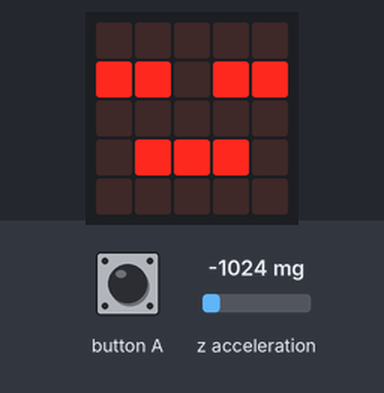
The program below on a simulated BBC micro:bit running MicroPython. On the bench: the board's 5×5 LED display. The test bench sets the inputs (shaded band); at power-on: z acceleration -1024 mg.

Above: at 1.2 s.
1.3 s: z acceleration set to -922 mg
2.8 s: z acceleration set to -880 mg
At 2.85 s:
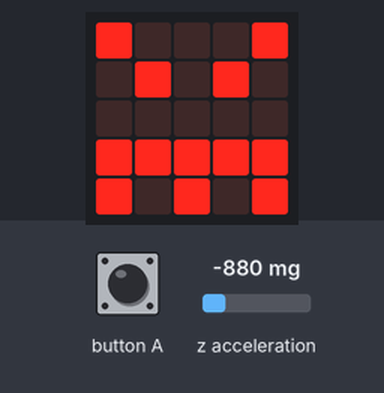
4.5 s: z acceleration set to -1440 mg
At 6.2 s:
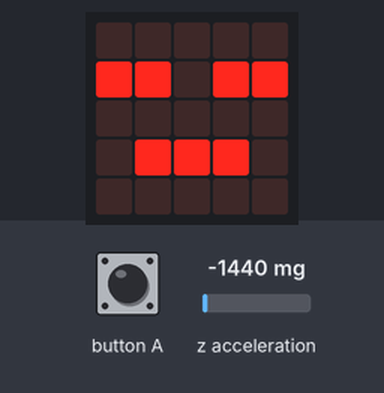
Timing chart, 0 to 7.7 s (numbered marks = the images above; inputs shaded):
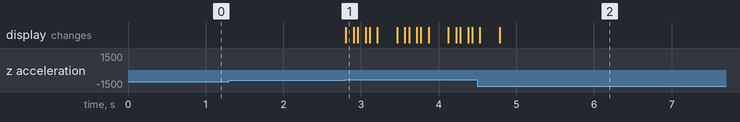

Measured:
- the behaviour switches between -900 and -899 mg on z acceleration (found by bisection; images 0 and 1)
- after the input at 1.3 s, every drawn part: stays the same
- after the input at 2.8 s, the display: changes at once (image 1)
- after the input at 4.5 s, the display: first differs from a run without the input after 0.29 s (image 2)

The program:

angry_sleeper.py
```python
from microbit import *


while True:
    display.show(Image.ASLEEP)
    z = accelerometer.get_z()
    if z > -900 and not button_a.is_pressed():
        for i in range(3):
            display.show(Image.ANGRY)
            sleep(100)
            display.clear()
            sleep(50)
    sleep(200)
```
